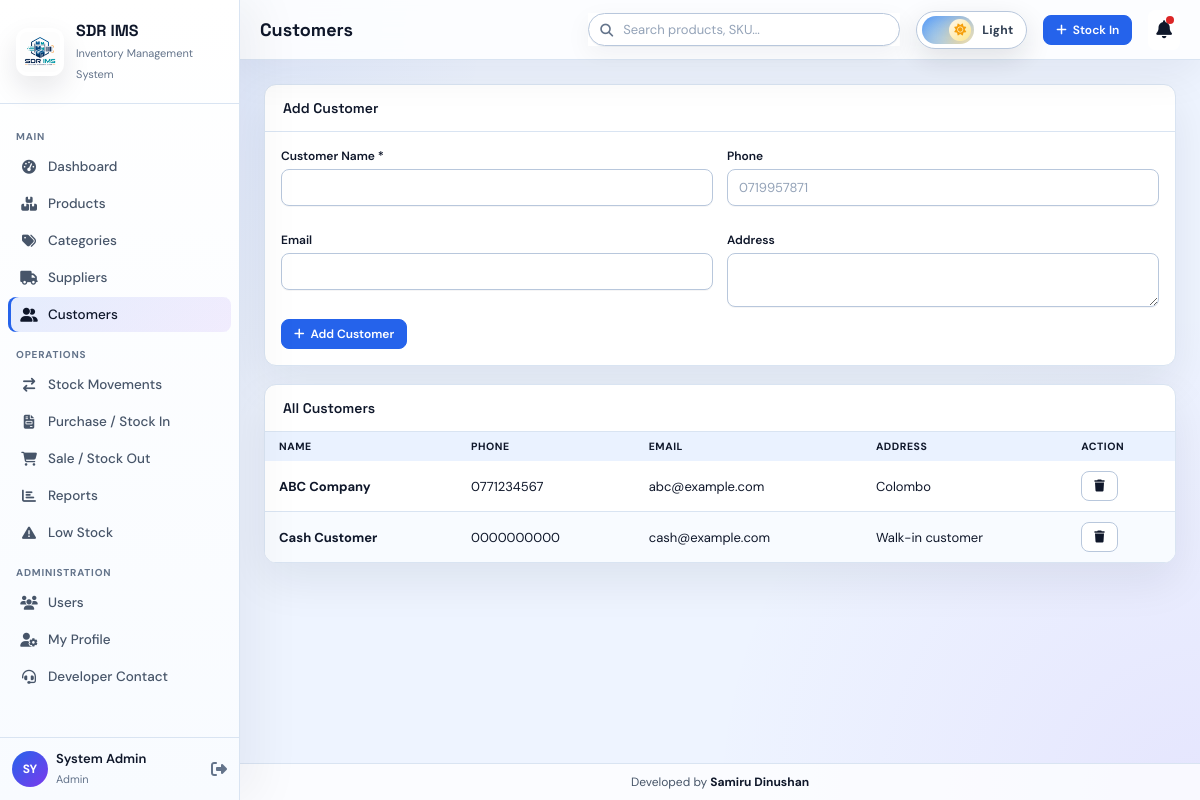
/customers.php (signed in), run on the app's committed database.
### tables this page shows
CREATE TABLE customers (
    id INT AUTO_INCREMENT PRIMARY KEY,
    customer_name VARCHAR(150) NOT NULL,
    phone VARCHAR(10),
    email VARCHAR(120),
    address TEXT
);

### config.php (called while the page is built, shortened)
<?php
function h($value) {
    return htmlspecialchars($value ?? '', ENT_QUOTES, 'UTF-8');
}

### customers.php (the view, shortened to what this page needs)
<?php
include "auth.php";
$rows=mysqli_query($conn,"SELECT * FROM customers ORDER BY id DESC");
?>
<?php include "partials/header.php"; ?>
<?php include "partials/sidebar.php"; ?>
<div class="main">
<?php include "partials/topbar.php"; ?>
<div class="content">
<div class="card">
  <div class="card-hdr"><h3>Add Customer</h3></div>
  <div class="card-body">
    <form method="POST">
      <div class="form-grid">
        <div class="fg"><label>Customer Name *</label><input name="customer_name" required></div>
        <div class="fg"><label>Phone</label><input name="phone" maxlength="10" pattern="[0-9]{0,10}" inputmode="numeric" placeholder="0719957871"></div>
        <div class="fg"><label>Email</label><input type="email" name="email"></div>
        <div class="fg"><label>Address</label><textarea name="address" rows="2"></textarea></div>
      </div>
      <button class="btn-sm btn-primary" name="add"><i class="fa-solid fa-plus"></i> Add Customer</button>
    </form>
  </div>
</div>
<div class="card">
  <div class="card-hdr"><h3>All Customers</h3></div>
  <table><thead><tr><th>Name</th><th>Phone</th><th>Email</th><th>Address</th><th>Action</th></tr></thead><tbody>
  <?php while($r=mysqli_fetch_assoc($rows)): ?>
    <tr><td><b><?php echo h($r['customer_name']); ?></b></td><td><?php echo h($r['phone']); ?></td><td><?php echo h($r['email']); ?></td><td><?php echo h($r['address']); ?></td><td><a class="btn-sm btn-danger" href="?delete=<?php echo $r['id']; ?>" onclick="return confirm('Delete customer?')"><i class="fa-solid fa-trash"></i></a></td></tr>
  <?php endwhile; ?>
  </tbody></table>
</div>
</div>
</div>
<?php include "partials/footer.php"; ?>

### data on the page
customers: customer_name "ABC Company", phone "0771234567", email "abc@example.com", address "Colombo"
customers: customer_name "Cash Customer", phone "0000000000", email "cash@example.com", address "Walk-in customer"

### other printed values
substr($_SESSION['name'] ?? 'AD', 0, 2) "SY"
$_SESSION['name'] "System Admin"
$_SESSION['role'] "Admin"
$pageTitle "Customers"
